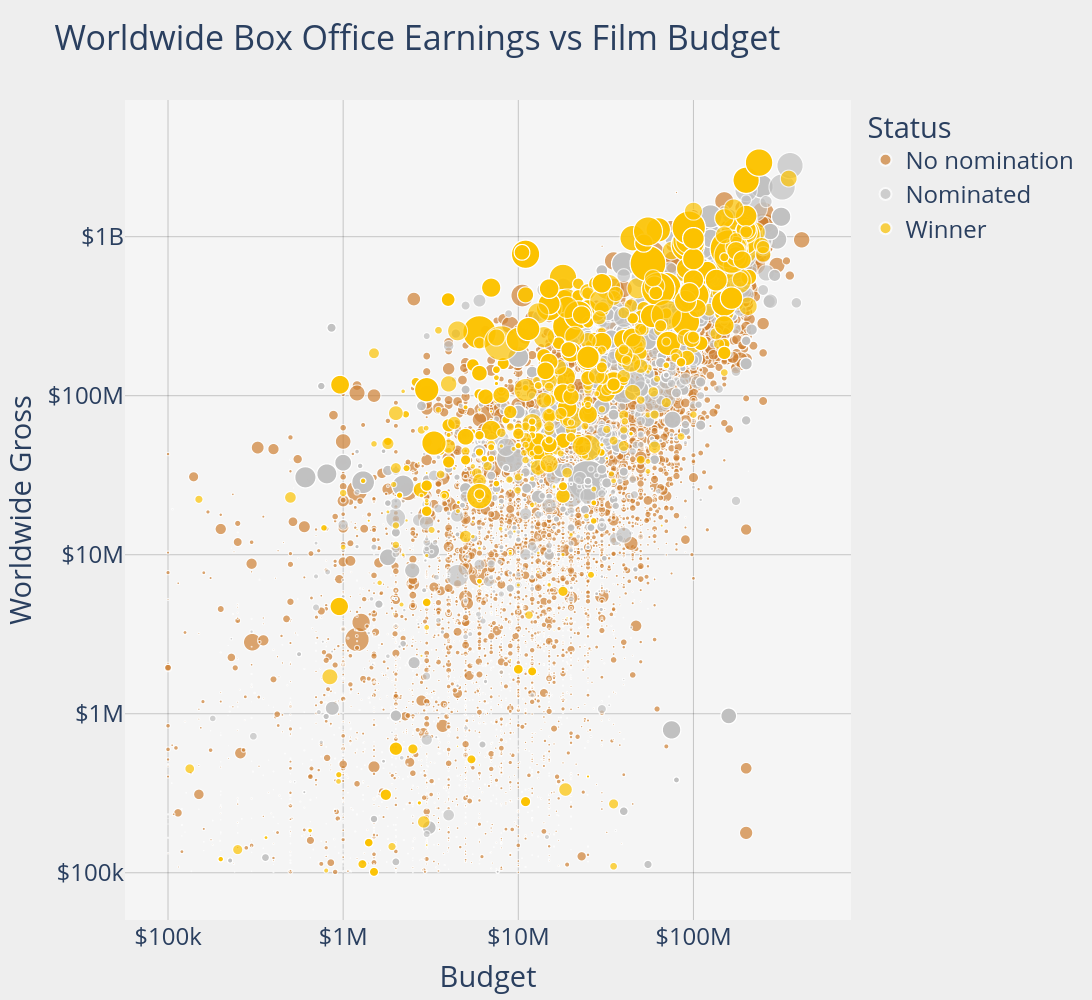

Notebook code for this chart:
### Markdown cell above
### Iterate through rows and add points to scatter plot
We only want to display a film once despite how many nominations or awards it received, so we remove duplicates in the dataframe. We then add the rounded budgets and box office earnings to a scatter plot along with tooltips to display the film's IMDb votes, rating, and title along with the budget and earnings.

### Code cell
df1 = to_graph[0]
df2 = to_graph[1]
df3 = to_graph[2]
df3 = df3.rename(columns={'title': 'Film'})

all_films_scatter = pd.concat([df1, df2, df3], ignore_index=True)

# remove duplicate films between Oscar nominees/winners (every film should appear only once)
winner_ids = all_films_scatter.loc[all_films_scatter['Status'] == 'Winner', 'FilmId']
all_films_scatter = all_films_scatter[
    (all_films_scatter['Status'] != 'Nominated') |
    (~all_films_scatter['FilmId'].isin(winner_ids))
]

fig = px.scatter(
    all_films_scatter,
    x='budget_num',
    y='gross_num',
    size='votes',
    size_max=40,
    color='Status',
    color_discrete_sequence=['#cd7f32', '#c0c0c0', '#fcc200'],
    title='Worldwide Box Office Earnings vs Film Budget',
    custom_data=['votes', 'rating', 'Film'],
    category_orders={
        'Status': ['No nomination', 'Nominated', 'Winner']
    },
    hover_data={
        'Status': False,
        'votes': ':,',
        'rating': True,
        'Film': True if 'Film' in all_films_scatter.columns else False
    },
    labels={
        'rounded_budget': 'Budget',
        'rounded_gross': 'Gross',
        'votes': 'User Votes',
        'rating': 'IMDb Rating'
    }
)

fig.update_layout(
    xaxis_type='log',
    yaxis_type='log',
    xaxis_title='Budget',
    yaxis_title='Worldwide Gross',
    xaxis_tickformat='$~s',
    yaxis_tickprefix='$',
    height=800,
    paper_bgcolor='#eeeeee',
    plot_bgcolor='#F5F5F5',
    xaxis=dict(gridcolor='rgba(0,0,0,0.2)', zeroline=True, zerolinecolor='rgba(0,0,0,1)', dtick=1),
    yaxis=dict(gridcolor='rgba(0,0,0,0.2)', zeroline=True, zerolinecolor='rgba(0,0,0,1)', dtick=1)
)

fig.update_traces(
    hovertemplate=
        "Budget=$%{x:.2~s}<br>"
        "Gross=$%{y:.2~s}<br>"
        "User Votes=%{customdata[0]:,}<br>"
        "IMDb Rating=%{customdata[1]}<br>"
        "Film=%{customdata[2]}"
        "<extra></extra>"
)
fig.update_layout(height=1000, width=1400, font=dict(size=24), legend=dict(font=dict(size=24)))
fig.show(config={'displayModeBar': False})

### Figure 1 — Plotly figure (JSON) as saved in the notebook; plotly's stock layout.template omitted (floating-point values rounded to 4 significant figures; data arrays with more than 128 entries replaced by an {"elided": "..."} marker saying what was removed)
{"data": [{"customdata": {"elided": "8634x4 mixed values"}, "hovertemplate": "Budget=$%{x:.2~s}<br>Gross=$%{y:.2~s}<br>User Votes=%{customdata[0]:,}<br>IMDb Rating=%{customdata[1]}<br>Film=%{customdata[2]}<extra></extra>", "legendgroup": "No nomination", "marker": {"color": "#cd7f32", "size": {"elided": "8634 float values"}, "sizemode": "area", "sizeref": 1875, "symbol": "circle"}, "mode": "markers", "name": "No nomination", "showlegend": true, "type": "scattergl", "x": {"elided": "8634 float values"}, "xaxis": "x", "y": {"elided": "8634 float values"}, "yaxis": "y"}, {"customdata": {"elided": "1974x4 mixed values"}, "hovertemplate": "Budget=$%{x:.2~s}<br>Gross=$%{y:.2~s}<br>User Votes=%{customdata[0]:,}<br>IMDb Rating=%{customdata[1]}<br>Film=%{customdata[2]}<extra></extra>", "legendgroup": "Nominated", "marker": {"color": "#c0c0c0", "size": {"elided": "1974 float values"}, "sizemode": "area", "sizeref": 1875, "symbol": "circle"}, "mode": "markers", "name": "Nominated", "showlegend": true, "type": "scattergl", "x": {"elided": "1974 float values"}, "xaxis": "x", "y": {"elided": "1974 float values"}, "yaxis": "y"}, {"customdata": {"elided": "1315x4 mixed values"}, "hovertemplate": "Budget=$%{x:.2~s}<br>Gross=$%{y:.2~s}<br>User Votes=%{customdata[0]:,}<br>IMDb Rating=%{customdata[1]}<br>Film=%{customdata[2]}<extra></extra>", "legendgroup": "Winner", "marker": {"color": "#fcc200", "size": {"elided": "1315 float values"}, "sizemode": "area", "sizeref": 1875, "symbol": "circle"}, "mode": "markers", "name": "Winner", "showlegend": true, "type": "scattergl", "x": {"elided": "1315 float values"}, "xaxis": "x", "y": {"elided": "1315 float values"}, "yaxis": "y"}], "layout": {"font": {"size": 24}, "height": 1000, "legend": {"font": {"size": 24}, "itemsizing": "constant", "title": {"text": "Status"}, "tracegroupgap": 0}, "paper_bgcolor": "#eeeeee", "plot_bgcolor": "#F5F5F5", "title": {"text": "Worldwide Box Office Earnings vs Film Budget"}, "width": 1400, "xaxis": {"anchor": "y", "domain": [0, 1], "dtick": 1, "gridcolor": "rgba(0,0,0,0.2)", "tickformat": "$~s", "title": {"text": "Budget"}, "type": "log", "zeroline": true, "zerolinecolor": "rgba(0,0,0,1)"}, "yaxis": {"anchor": "x", "domain": [0, 1], "dtick": 1, "gridcolor": "rgba(0,0,0,0.2)", "tickprefix": "$", "title": {"text": "Worldwide Gross"}, "type": "log", "zeroline": true, "zerolinecolor": "rgba(0,0,0,1)"}}}
